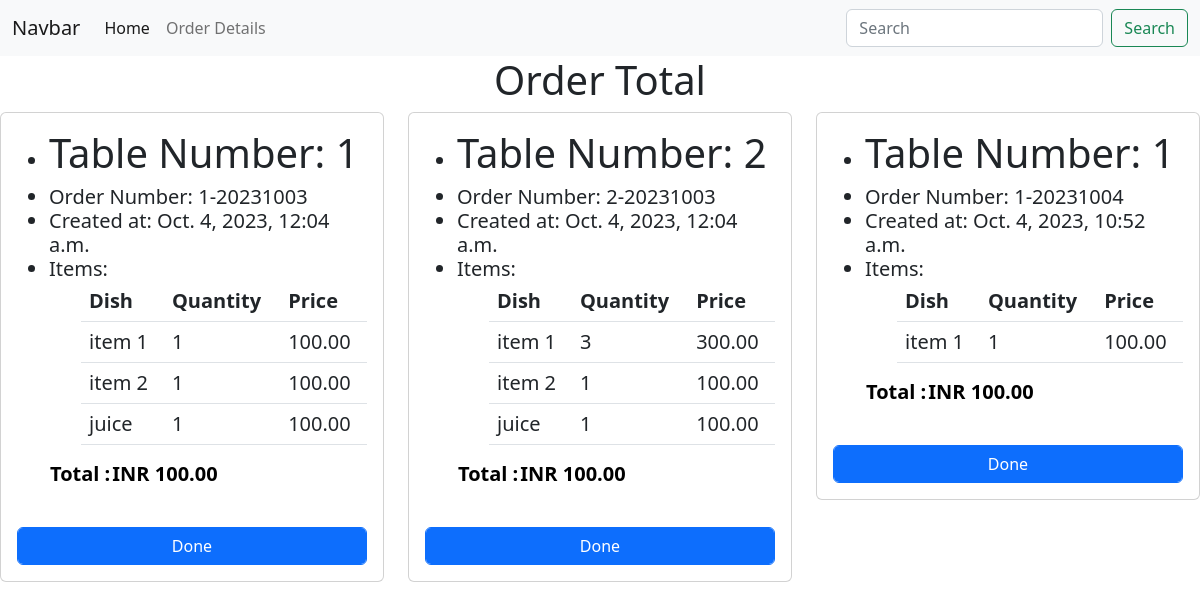
/pos, run on an earlier commit of the app's database.
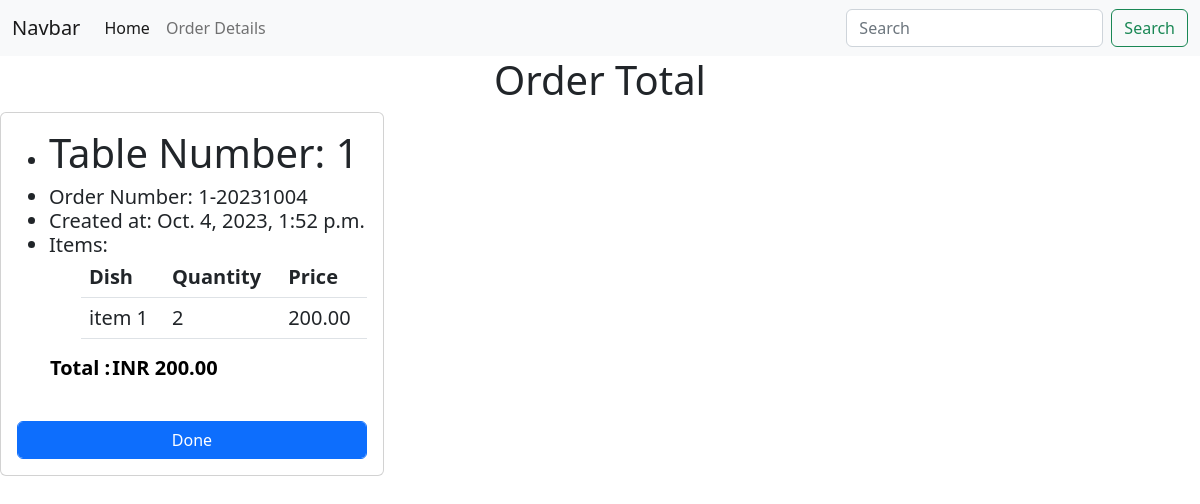
And on a later commit of the database.
### menu/models.py (models this page shows, shortened)
class Order(models.Model):
    table_number = models.IntegerField()
    items = models.ManyToManyField(Menu, through='OrderItem')
    order_number = models.CharField(max_length=10, unique=True, default='N/A')
    created_at = models.DateTimeField(default=timezone.now)

class OrderItem(models.Model):
    order = models.ForeignKey(Order, on_delete=models.CASCADE)
    item = models.ForeignKey(Menu, on_delete=models.CASCADE)
    quantity = models.PositiveIntegerField(default=0)

class Menu(models.Model):
    category = models.ForeignKey(Category, on_delete=models.CASCADE, null=True, blank=True)
    item_name=models.CharField(max_length=25, unique=True)
    item_description=models.TextField()
    item_price = models.DecimalField(max_digits=10, decimal_places=2)

### pos/views.py (the view)
# urls.py: path('pos', billDetails, name='bill'),
def billDetails(request):
    items = Order.objects.all()
    if items:
        for order in items:
            total_price = sum(item.quantity * item.item.item_price for item in order.orderitem_set.all())
        return render(request, 'pos.html',{'data':items, 'total':total_price})
    return render(request, 'pos.html')

### pos/templatetags/filter.py (called while the page is built)
@register.filter
def calc_total(quantity, item_price):
    return quantity * item_price

### templates/pos.html (shortened to what this page needs)
{% extends 'base.html' %}
{% load filter %}
{% block page %}
<h1 class="text-center">Order Total</h1>
<div class="row">
    {% for order in data %}
    <div class="col-sm-4">
      <div class="card">
        <div class="card-body">
          <h5 class="card-title">
            <ul>
                <li><h1>Table Number: {{ order.table_number }}</h1></li>
                <li>Order Number: {{ order.order_number }}</li>
                <li>Created at: {{ order.created_at }}</li>
                <li>Items:</li>
                <ul>
                    <table class="table">
                        <thead>
                          <tr>
                            <th scope="col">Dish</th>
                            <th scope="col">Quantity</th>
                            <th scope="col">Price</th>
                          </tr>
                        </thead>
                        {% for order_item in order.orderitem_set.all %}
                            <tbody>
                                <tr>
                                <td>{{ order_item.item.item_name }}</td>
                                <td>{{ order_item.quantity }}</td>
                                <td>{{ order_item.quantity|calc_total:order_item.item.item_price }}</td>
                                </tr>
                            </tbody>
                        {% endfor %}
                    </table>
                </ul>
                <table class="table-success">
                    <tr>
                      <th scope="col">Total :</th>
                      <th scope="col">INR {{total}}</th>
                    </tr>
                </table>
            </ul>
          </h5><br>
          <a href="/pdone/{{order.table_number}}" class="btn btn-primary form-control">Done</a>
        </div>
      </div>
    </div>
    {% endfor %}
</div>
{% endblock %}

### templates/base.html (shortened to what this page needs)
<!doctype html>
<html lang="en">
  <head>
    <link href="https://cdn.jsdelivr.net/npm/bootstrap@5.2.3/dist/css/bootstrap.min.css" rel="stylesheet">
  </head>
  <body>
    <nav class="navbar navbar-expand-lg bg-light">
        <div class="container-fluid">
          <a class="navbar-brand" href="/">Navbar</a>
          <div class="collapse navbar-collapse" id="navbarSupportedContent">
            <ul class="navbar-nav me-auto mb-2 mb-lg-0">
              <li class="nav-item">
                <a class="nav-link active" aria-current="page" href={% block home %} {% endblock home %}>Home</a>
              </li>
              <li class="nav-item">
                <a class="nav-link" href={% block orderurl %} {% endblock orderurl %}>Order Details</a>
              </li>
            </ul>
            <form class="d-flex" role="search">
              <input class="form-control me-2" type="search" placeholder="Search" aria-label="Search">
              <button class="btn btn-outline-success" type="submit">Search</button>
            </form>
          </div>
        </div>
      </nav>
      {% block page %}{% endblock page %}
  </body>
</html>

What changed in the data, as far as the page shows it:
removed Order: table_number "1", order_number "1-20231003", created_at "Oct. 4, 2023, 12:04 a.m.", total "100.00"
removed OrderItem: item.item_name "item 1", quantity "1", quantity|calc_total "100.00"
removed OrderItem: item.item_name "item 2", quantity "1", quantity|calc_total "100.00"
removed OrderItem: item.item_name "juice", quantity "1", quantity|calc_total "100.00"
removed Order: table_number "2", order_number "2-20231003", created_at "Oct. 4, 2023, 12:04 a.m.", total "100.00"
removed OrderItem: item.item_name "item 1", quantity "3", quantity|calc_total "300.00", shown under "2"
removed OrderItem: item.item_name "item 2", quantity "1", quantity|calc_total "100.00", shown under "2"
removed OrderItem: item.item_name "juice", quantity "1", quantity|calc_total "100.00", shown under "2"
removed Order: table_number "1", order_number "1-20231004", created_at "Oct. 4, 2023, 10:52 a.m.", total "100.00"
removed OrderItem: item.item_name "item 1", quantity "1", quantity|calc_total "100.00"
added Order: table_number "1", order_number "1-20231004", created_at "Oct. 4, 2023, 1:52 p.m.", total "200.00"
added OrderItem: item.item_name "item 1", quantity "2", quantity|calc_total "200.00", shown under "1"
